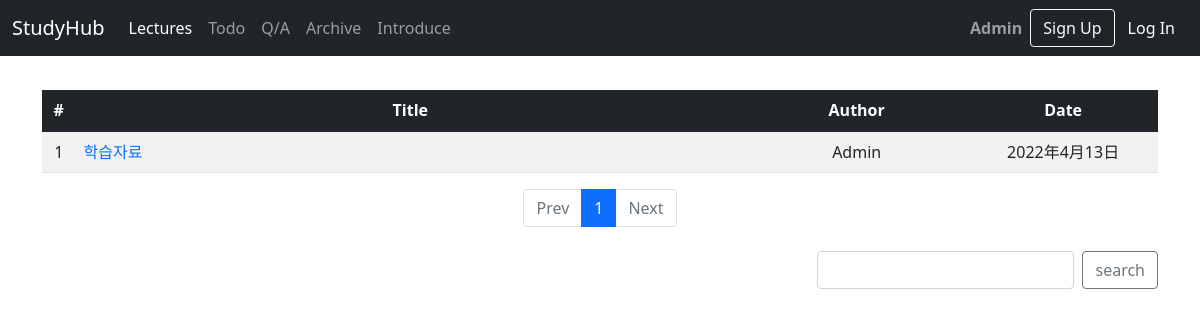
The app's page /info/ with its own data.
### info/models.py (models this page shows)
class Info(models.Model):
    title = models.CharField(max_length=60, verbose_name='title')
    content = models.TextField(max_length=200, verbose_name='content')
    date_created = models.DateField(auto_now_add=True, verbose_name='date') #現在の時間を自動入力
    file = models.FileField(null=True, blank=True, upload_to="uploads/", verbose_name='file')

### info/views.py (the view)
# urls.py: path('', views.InfoListView.as_view(), name='index'),
class InfoListView(ListView):
    model = Info
    template_name = 'info/infolist.html'
    paginate_by = 10
    ordering = '-date_created'
    def get_context_data(self, **kwargs):
        context = super(InfoListView, self).get_context_data() #paginatorを使うため、まずsuperを使って元のデータを読み取る。
        page = context['page_obj']
        paginator = page.paginator
        pagelist = paginator.get_elided_page_range(page.number, on_each_side=3, on_ends=0)
        context['pagelist'] = pagelist
        return context
    def get_queryset(self):
        info_list = Info.objects.order_by('-date_created') #作成日順に表示
        return info_list

### board/templatetags/board_filter.py (called while the page is built)
@register.filter
def sub(value, arg):
    return value - arg

### info/templates/info/infolist.html (shortened to what this page needs)
{%extends 'base.html' %}
{% load board_filter %}
{% block content %}
<div class="container">
    <table class="table table-striped" style="table-layout: fixed"  >
        <thead class="table-dark text-center">
        <tr>
            <th scope="col" width="3%">#</th>
            <th scope="col" width="60%">Title</th>
            <th scope="col" width="20%">Author</th>
            <th scope="col" width="17%">Date</th>
        </tr>
        </thead>
        <tbody class="text-center">
            {% if object_list %}
            {% for info in object_list %}
        <tr>
            <td>{{ page_obj.paginator.count|sub:page_obj.start_index|sub:forloop.counter0|add:1}}</td>
            <td class="text-start"><a href="{% url 'info:detail' info.id %}" class="text-decoration-none">{{ info.title }}</a>
            </td>
            <td>Admin</td>
            <td>{{ info.date_created }}</td>
        </tr>
        {% endfor %}
        {% else %}
        <tr>
            <td colspan="3">There is no Post.</td>
        </tr>
        {% endif %}
    </table>
    <ul class="pagination justify-content-center mb-4">
        {% if page_obj.has_previous %}
        <li class="page-item">
            <a class="page-link" href="?page={{ page_obj.previous_page_number }}">Prev</a>
        </li>
        {% else %}
        <li class="page-item disabled">
            <a class="page-link" href="#">Prev</a>
        </li>
        {% endif %}
        {% for index in pagelist %}
        {% if index == page_obj.number %}
        <li class="page-item active">
            <span class="page-link">{{index}}</span>
        </li>
        {% else %}
        <li class="page-item">
            <a class="page-link" href="?page={{ index }}">{{ index }}</a>
        </li>
        {% endif %}
        {% endfor %}
        {% if page_obj.has_next %}
        <li class="page-item">
            <a class="page-link" href="?page={{ page_obj.next_page_number }}">Next</a>
        </li>
        {% else %}
        <li class="page-item disabled">
            <a class="page-link" href="#">Next</a>
        </li>
        {% endif %}
    </ul>
    <div class="d-flex justify-content-between">
        <div>&emsp;</div>
        <div>
            <form class="d-flex" action="{% url 'info:search'%}" method="GET">
            <input name="search" type="text" id="search" name="search" class="form-control me-2">
            <button class="btn btn-outline-secondary" type="submit" placeholder="Archive Search">search</button>
            </div>
</div>
{% endblock %}

### records on screen
Info: paginator.count|sub "1", title "학습자료", date_created "2022年4月13日"

### other values on screen
{{ index }} "1"
